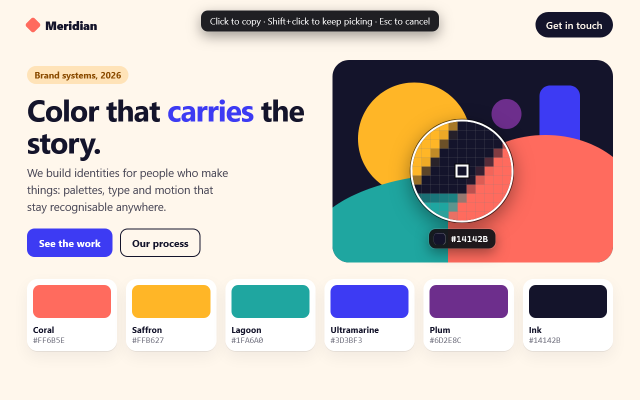
#> input picture store-assets/screenshots/1-loupe.png, 1280 x 800 px (shown at 1/2 size)
$ python -i screenshots.py   (imports and definitions only)
#> lines starting #> are read from the running program, lines starting #| are printed output that depends on the picture; after the words box and inside, x2 and y2 are one past the last pixel; in counts of white or black regions, pixels touching at a corner belong together
#> further down, picture is the input picture: PIL image 1280x800 RGB; mean R, G, B 205.2, 191.3, 187.4
"""Capture the AMO listing screenshots (1280x800) of Pipette in a real Firefox.

  python tools/release.py build
  python tests/screenshots.py          (needs selenium + pillow)

Writes store-assets/screenshots/{1-loupe,2-popup,3-contrast}.png. The backdrop
is tests/demo-page.html (a made-up studio site) and the history is seeded with
example colors so the popup is not empty; nothing here ships in the add-on.
The picker itself is started the real way, with the keyboard shortcut.
"""
import json
import os
import shutil
import sys
import tempfile
import threading
import time
import zipfile
from pathlib import Path

from PIL import Image, ImageDraw, ImageFilter
from selenium import webdriver
from selenium.webdriver.common.action_chains import ActionChains
from selenium.webdriver.common.by import By
from selenium.webdriver.common.keys import Keys
from selenium.webdriver.firefox.options import Options
from selenium.webdriver.firefox.service import Service

sys.path.insert(0, str(Path(__file__).resolve().parent))
from e2e_firefox import ADDON_ID, UUID, Handler, wait  # noqa: E402

import http.server  # noqa: E402

ROOT = Path(__file__).resolve().parents[1]
PORT = 8942
DEMO_HOST = "meridian.example.com"  # mapped to 127.0.0.1 via network.dns.localDomains
BASE = f"http://{DEMO_HOST}:{PORT}/demo-page.html"
EXT = f"moz-extension://{UUID}"
OUT = ROOT / "store-assets" / "screenshots"
W, H = 1280, 800
# 1.5 device pixels per CSS pixel. Not 1.6: Firefox can only do scales where 60 / scale is a
# whole number, so 1.6 silently becomes 1.579 and the captures come out 1263x789.
DPR = 1.5

# Newest first. The first two are "white text on ultramarine": passes AA, fails AAA.
HISTORY = ["#3D3BF3", "#FFFFFF", "#FF6B5E", "#FFB627", "#1FA6A0", "#6D2E8C", "#14142B", "#FFF7EC", "#FFE3B8", "#8A4B00",
           "#E4572E", "#17BEBB", "#76B041", "#F4D35E", "#0D3B66", "#EE964B", "#083D77", "#2E282A"]
SEED = f"""
await browser.storage.local.set({{
  history: {json.dumps(HISTORY)},
  settings: {{format: "hex", lowercase: false}},
  stats: {{picks: 38}},
}});
return true;
"""


# [5 lines left out: function fit, not called in this run]


def card(img, radius=18, scale=1.0):
    """Rounded corners and a soft drop shadow around a capture."""
#> called with radius = 18, scale = 1
    img = img.convert("RGBA")
    if scale != 1.0:
        img = img.resize((round(img.width * scale), round(img.height * scale)), Image.LANCZOS)
    mask = Image.new("L", img.size, 0)
#> mask: PIL image 1280x800 L; every value is 0
    ImageDraw.Draw(mask).rounded_rectangle((0, 0, img.width - 1, img.height - 1), radius, fill=255)
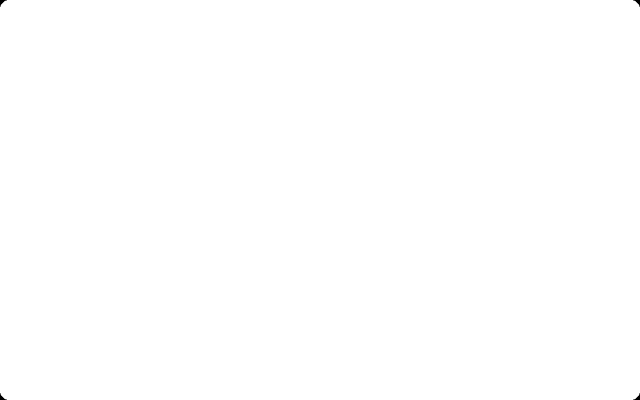
#> mask: PIL image 1280x800 L (shown at 1/2 size); 100% white; 4 black regions, box (x1, y1, x2, y2) and area: (0, 0, 14, 14) 74, (1266, 0, 1280, 14) 74, (0, 786, 14, 800) 74, (1266, 786, 1280, 800) 74
    pad = 40
    out = Image.new("RGBA", (img.width + pad * 2, img.height + pad * 2), (0, 0, 0, 0))
#> out: PIL image 1360x880 RGBA; every value is 0
    sm = Image.new("L", out.size, 0)
#> sm: PIL image 1360x880 L; every value is 0
    ImageDraw.Draw(sm).rounded_rectangle((pad, pad + 8, pad + img.width, pad + img.height + 8), radius, fill=130)
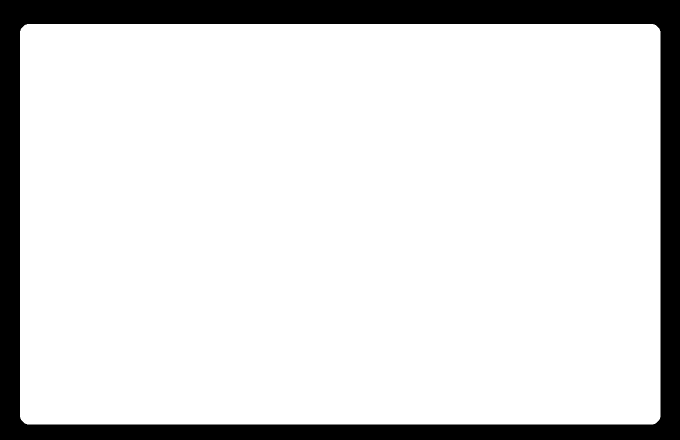
#> sm: PIL image 1360x880 L (shown at 1/2 size); values 0 (black) and 130 (white), 85.7% white; 1 black region, box (x1, y1, x2, y2) and area: (0, 0, 1360, 880) 171015
    out.putalpha(sm.filter(ImageFilter.GaussianBlur(18)))
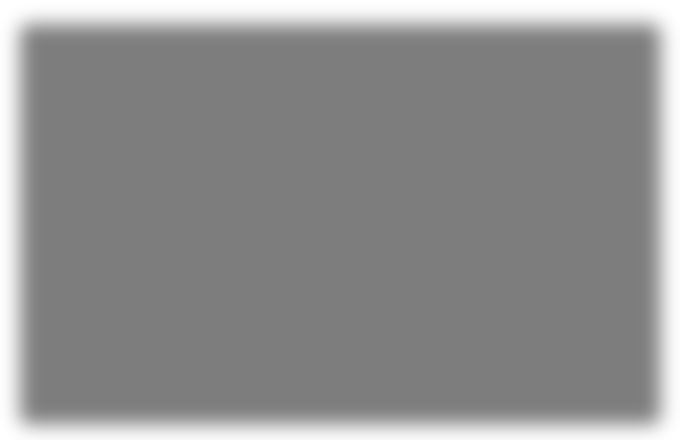
#> out: PIL image 1360x880 RGBA (shown at 1/2 size); mean R, G, B, A 0, 0, 0, 111.4; transparent parts drawn white
    out.paste(img, (pad, pad), mask)
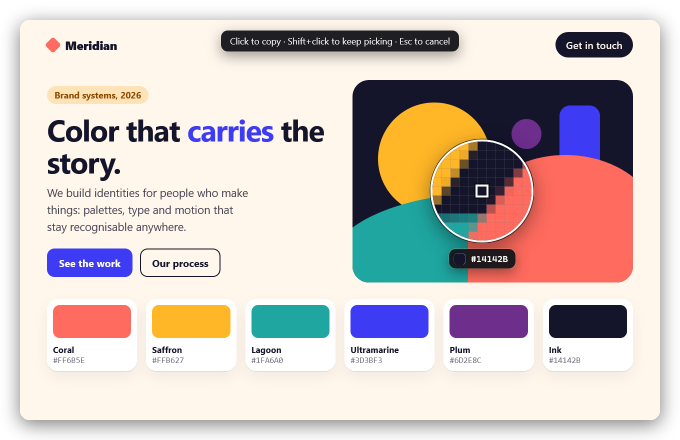
#> out: PIL image 1360x880 RGBA (shown at 1/2 size); mean R, G, B, A 175.5, 163.6, 160.3, 221.7; transparent parts drawn white
    return out, pad


# [10 lines left out: function find_meeting_point, not called in this run]


def rgb(hex_):
    return tuple(int(hex_[i:i + 2], 16) for i in (1, 3, 5))


# [143 lines left out: function main, not called in this run]


# [2 lines not run here, left out]

>>> from PIL import Image
>>> picture = Image.open('../store-assets/screenshots/1-loupe.png')
>>> result = card(picture)
